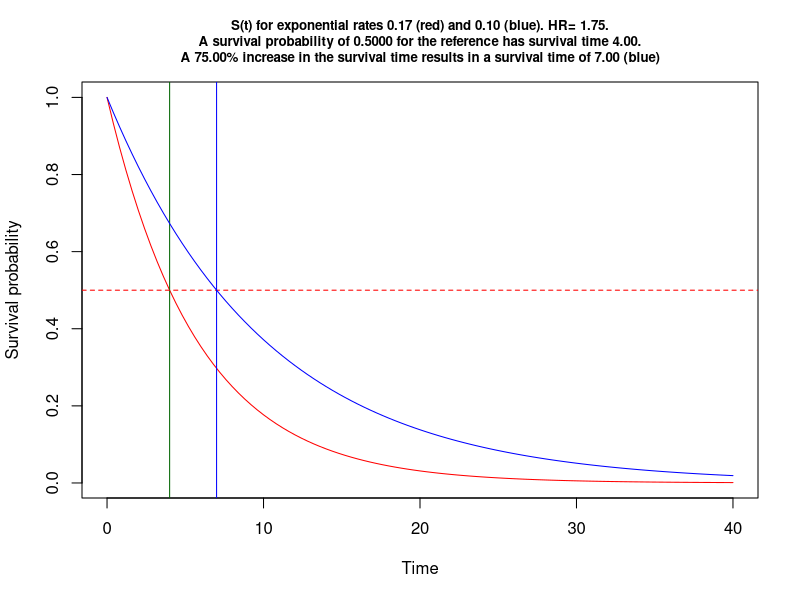
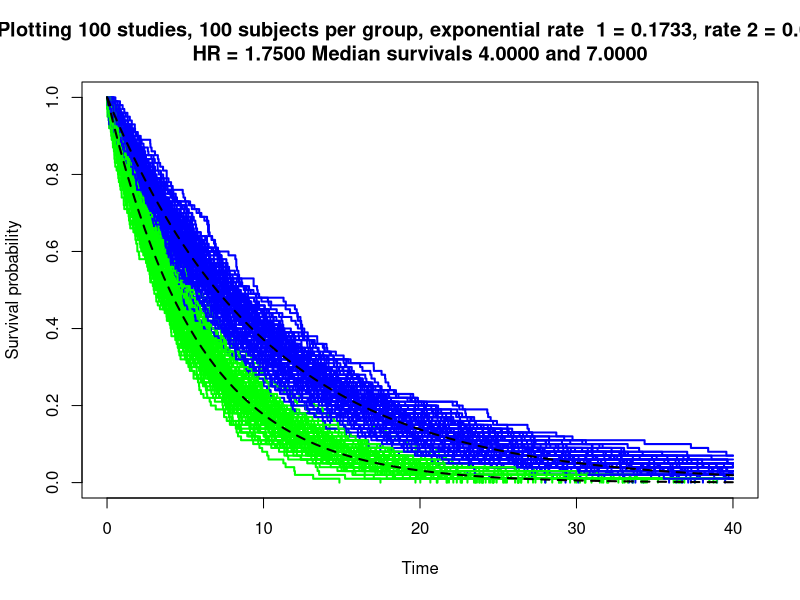

Reproduce these figures in R, in order.

  rm(list=ls())
  require(survival)

# Stata code?
# stpower exponential .0990, hratio(1.75) n(200) loghazard detail

  formatz2 <- function(x){
    sprintf(x, fmt = '%#.2f')  
  }
  
  formatz4 <- function(x){
    sprintf(x, fmt = '%#.4f')  
  }
  
  weibSurv <- function(x, shape, scale)
    pweibull(x, shape=shape, scale=scale,lower.tail=F)

#~~~~~~~~~~~~~~~~~~~~~~~~~~~~~~~~~~~~~~~~~~~~~~~~~~~~~~~~~~~~~~~~~~~~~~~~~~~~~~~~~~~~~~~~~~~~~~~~
# instead of survival mortality lets postulated change in the time for survival  
# visualize the question
#~~~~~~~~~~~~~~~~~~~~~~~~~~~~~~~~~~~~~~~~~~~~~~~~~~~~~~~~~~~~~~~~~~~~~~~~~~~~~~~~~~~~~~~~~~~~~~~~

  # inputs
  n     <- 100                             # used later, no of patients per group
  ms1   <- 4                               # median survival null
  ms2   <- 7                               # median survival alternative
  p     <- 0.50                            # time for survival probability
  fact. <- (ms2-ms1)/ms1                   # % increase in time for survival of this means
  h     <- lambda   <-  log(2)/ms1         # baseline hazard (reference)
  h2    <- lambda2  <-  lambda/(1+fact.)   # alternate hazard
  hr    <- lambda/lambda2                  # hr compares to alternate/longer survival

#~~~~~~~~~~~~~~~~~~~~~~~~~~~~~~~~~~~~~~~~~~~~~~~~~~~~~~~~~~~~~~~~~~~~~~~~~~~~~~~~~~~~~~~~~~~~~~~~
# visualize the question
#~~~~~~~~~~~~~~~~~~~~~~~~~~~~~~~~~~~~~~~~~~~~~~~~~~~~~~~~~~~~~~~~~~~~~~~~~~~~~~~~~~~~~~~~~~~~~~~~

  end <- ceiling(-(log(1-.999)/ lambda))       # for plotting the range of x axis, calc. 99th percentile
  s   <- seq(0,end, length.out = end+1)    
  
  curve(weibSurv(x, shape=1, scale=1/lambda), from=0, to=end, 
        main=paste0("S(t) for exponential rates ",formatz2(lambda)," (red) and ",formatz2(lambda2), " (blue). HR= ",formatz2(hr),".\n A survival probability of ",formatz4(p)," for the reference has survival time ",
                    formatz2(-log(p)/lambda),". \nA ",formatz2(fact.*100) ,"% increase in the survival time results in a survival time of ",formatz2(-log(p)/lambda2)," (blue)"),  cex.main = .8,
        ylab='Survival probability', xlab='Time', col="red")
  
  abline(v= -log(p)/lambda, col='darkgreen')  
  abline(h=p , col='red' , lty=2)
  abline(v= -log(p)/lambda2 , col='blue')   
  
  curve(weibSurv(x, shape=1, scale=1/lambda2), from=0, to=end,  
        ylab='Survival probability', xlab='Time', col="blue", add=TRUE)

#~~~~~~~~~~~~~~~~~~~~~~~~~~~~~~~~~~~~~~~~~~~~~~~~~~~~~~~~~~~~~~~~~~~~~~~~~~~~~~~~~~~~~~~~~~~~~~~~
# Plot many studies
#~~~~~~~~~~~~~~~~~~~~~~~~~~~~~~~~~~~~~~~~~~~~~~~~~~~~~~~~~~~~~~~~~~~~~~~~~~~~~~~~~~~~~~~~~~~~~~~~

  T1 <- 1/h* (-log(runif(n)))^(1)      # 1 in brackets dictates exponential dist
  T2 <- 1/h2*(-log(runif(n)))^(1)      # 1 in brackets dictates exponential dist
  
  survfit1 <- survfit(Surv(T1) ~ 1)
  plot(survfit1, ylab="Survival probability", xlab="Time",col="green", conf.int=FALSE, 
       main=paste0("Plotting ",n," studies, ",n," subjects per group, exponential rate  1 = ",formatz4(h),", rate 2 = ",formatz4(h2), "\nHR = ",formatz4(h/h2),
                   " Median survivals ",formatz4(log(2)/lambda)," and ",formatz4(log(2)/lambda2)), xlim=c(0,end))
  
  survfit2 <- survfit(Surv(T2) ~ 1)
  lines(survfit2, lwd=2, col='blue', conf.int = FALSE)  
  
  # draw 100 studies!
  for ( i in 1:n) {
    
    T1 <- 1/h* (-log(runif(n)))^(1)   # 1 in brackets dictates exponential dist
    T2 <- 1/h2*(-log(runif(n)))^(1)   # 1 in brackets dictates exponential dist
    
    survfit1 <- survfit(Surv(T1) ~ 1)
    lines(survfit1, lwd=2, col='green', conf.int = FALSE)  
    
    survfit2 <- survfit(Surv(T2) ~ 1)
    lines(survfit2, lwd=2, col='blue', conf.int = FALSE)  
    
  }
  
  # plot true survival curve, constant hazard h
  curve(weibSurv(x, shape=1, scale=1/h), from=0, to=end, n=length(T1), 
        col='black', lwd=2, lty=2,
        ylim=c(0,1), add=TRUE)
  
  # plot true survival curve, constant hazard h2
  curve(weibSurv(x, shape=1, scale=1/h2), from=0, to=end, n=length(T1), 
        col='black', lwd=2, lty=2,
        ylim=c(0,1), add=TRUE)

#~~~~~~~~~~~~~~~~~~~~~~~~~~~~~~~~~~~~~~~~~~~~~~~~~~~~~~~~~~~~~~~~~~~~~~~~~~~~~~~~~~~~~~~~~~~~~~~~
# power simulation
#~~~~~~~~~~~~~~~~~~~~~~~~~~~~~~~~~~~~~~~~~~~~~~~~~~~~~~~~~~~~~~~~~~~~~~~~~~~~~~~~~~~~~~~~~~~~~~~~

  sim = function(h,h2,n) {
    
    # Simulate some time to event data
    T1 <- 1/h* (-log(runif(n)))^(1)   
    T2 <- 1/h2*(-log(runif(n)))^(1) 
    
    # data
    ti = c(T1, T2)
    gr = c(rep(1, n), rep(0, n))
    
    l = coxph(Surv(ti) ~ gr)    # Fit Cox model
    anova(l)$`Pr(>|Chi|)`[2]   # P-value 
  }
  
  #set.seed(123) # Reproducible pseudorandom numbers
  pv <-  replicate(1000, sim(n = 200/2, h = h, h2=h2)) 
  mean(pv <= 0.05)  

#~~~~~~~~~~~~~~~~~~~~~~~~~~~~~~~~~~~~~~~~~~~~~~~~~~~~~~~~~~~~~~~~~~~~~~~~~~~~~~~~~~~~~~~~~~~~~~~~
# let's use Frank Harrell Hmisc cpower function
# the perspective here is change in mortality at initial time of interest rather 
#~~~~~~~~~~~~~~~~~~~~~~~~~~~~~~~~~~~~~~~~~~~~~~~~~~~~~~~~~~~~~~~~~~~~~~~~~~~~~~~~~~~~~~~~~~~~~~~~
  morti <- function ( d0=.5, hr=2/3, time=6){
    
    lambda = -log(1-d0)/time     # hazard rate 
    m = 1 - exp(-lambda*time*hr) # mortality hence subtracting from 1
    return(m)
  } 
  
  time <- ms1
  d0   <- p
  hr   <- 1/hr
  
  d1 <- morti(d0=d0, hr= hr, time=time)
  
  # looking at graph above just made me choose accrual time 100 with no further follow up
  Hmisc::cpower(tref=time, n=100*2, mc=d0, r=100*(d0 - d1)/d0, accrual=100, tmin=0, 
         noncomp.c=0, noncomp.i=0) 
  
  #~~~~~~~~~~~~~~~~~~~~~~~~~~~~~~~~~~~~~~~~~~~~~~~~~~~~~~~~~~~~~~~~~~~~~~~~~~~~~~~~~~~~~~~~~~~~~~~
